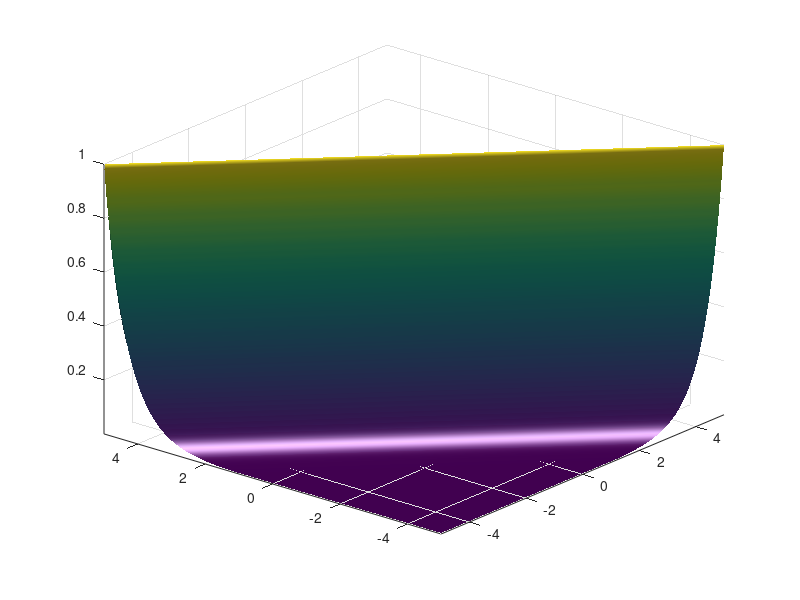

Source code (MATLAB):
% 2. Display the 3-d plot of 2-d functions using perspective projections:
% exp(-|ux+vy|) for all x,y and different values of u & v.

[X,Y] = meshgrid(-5:.01:5);
U=1.5;
V=1.5;
Z = exp(-abs(U*X+V*Y));
surf(X,Y,Z,'FaceColor','interp',...
    'EdgeColor','none',...
    'FaceLighting','phong')
axis tight
view(-50,30)
camlight left
rotate3d on